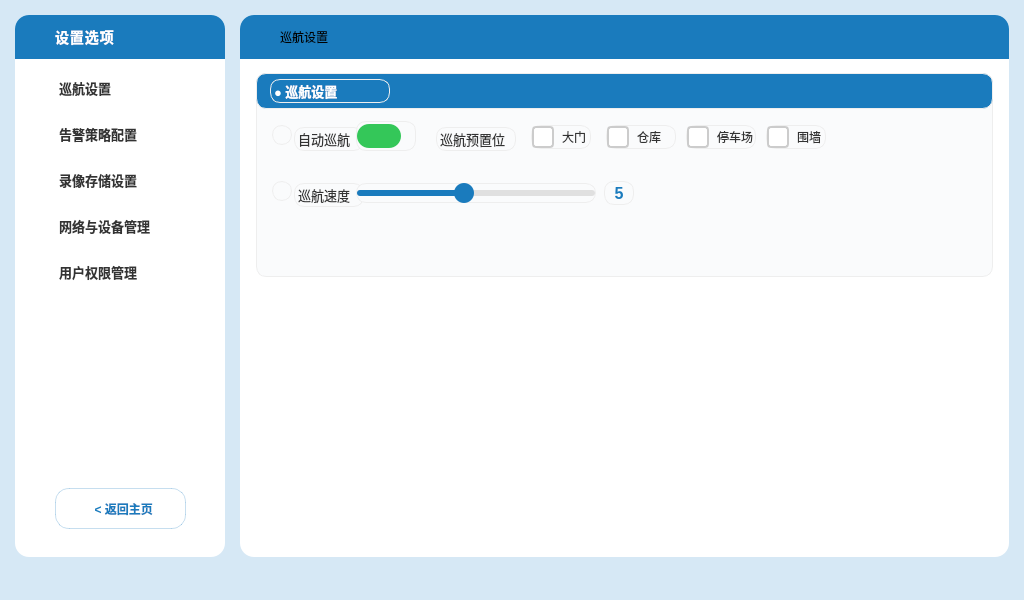
<?xml version="1.0" encoding="UTF-8"?>
<ui version="4.0">
 <class>setup</class>
 <widget class="QWidget" name="setup">
  <property name="geometry">
   <rect>
    <x>0</x>
    <y>0</y>
    <width>1024</width>
    <height>600</height>
   </rect>
  </property>
  <property name="windowTitle">
   <string>模式设置</string>
  </property>
  <property name="styleSheet">
   <string notr="true">
/* 全局 */
QWidget#setup {
    background-color: #d6e8f5;
    border-radius: 16px;
    font-family: &quot;Helvetica Neue&quot;,&quot;PingFang SC&quot;,&quot;Microsoft YaHei&quot;,sans-serif;
}
/* 卡片 */
QFrame#leftCard, QFrame#rightCard {
    background: #ffffff;
    border: none;
    border-radius: 14px;
}
/* 标题栏 */
QWidget#leftTitleBar, QWidget#rightTitleBar {
    background-color: #1a7bbd;
    border-top-left-radius: 14px;
    border-top-right-radius: 14px;
}
QLabel#leftTitleText {
    color: #ffffff; font-size: 14px; font-weight: 600; background: transparent; letter-spacing: 1px;
}
QLabel#rightTitle {
    color: #ffffff; font-size: 13px; font-weight: 600; background: transparent;
}
/* 子模块标题 */
QLabel#moduleTitle {
    color: #333333; font-size: 14px; font-weight: 600; background: transparent;
}
/* 设置项标签 */
QLabel#settingLabel {
    color: #333333; font-size: 13px; font-weight: 500; background: transparent;
}
QLabel#settingDesc {
    color: #888888; font-size: 11px; background: transparent;
}
/* 导航按钮 */
QPushButton#nav1, QPushButton#nav2, QPushButton#nav3, QPushButton#nav4, QPushButton#nav5 {
    background: transparent; border: none; text-align: left;
    font-size: 13px; font-weight: 500; color: #333333; padding-left: 44px;
}
QPushButton#nav1:hover, QPushButton#nav2:hover, QPushButton#nav3:hover,
QPushButton#nav4:hover, QPushButton#nav5:hover { background: #eef4fa; }
/* 复选框 - iOS风格开关 */
QCheckBox {
    spacing: 8px; font-size: 12px; color: #333333;
}
QCheckBox::indicator {
    width: 18px; height: 18px; border-radius: 4px;
    border: 2px solid #cccccc; background: #ffffff;
}
QCheckBox::indicator:checked {
    border: 2px solid #1a7bbd; background: #1a7bbd;
    image: url(:/images/icon_check.svg);
}
/* 开关式复选框 */
QCheckBox#toggleCruise { spacing: 10px; font-size: 13px; color: #333333; }
QCheckBox#toggleCruise::indicator {
    width: 44px; height: 24px; border-radius: 12px;
    border: none; background: #e0e0e0;
}
QCheckBox#toggleCruise::indicator:checked {
    background: #34c759;
}
QCheckBox#toggleCruise::indicator:checked {
    image: url(:/images/icon_toggle_on.svg);
}
/* 滑动条 */
QSlider#speedSlider::groove:horizontal {
    height: 6px; border-radius: 3px; background: #e0e0e0;
}
QSlider#speedSlider::handle:horizontal {
    width: 20px; height: 20px; margin: -7px 0; border-radius: 10px;
    background: #1a7bbd; border: none;
}
QSlider#speedSlider::sub-page:horizontal {
    background: #1a7bbd; border-radius: 3px;
}
/* 下拉框 */
QComboBox {
    background: #f5f5f7; border: 1px solid #e0e0e0; border-radius: 6px;
    padding: 6px 10px; font-size: 12px; color: #333333; min-width: 140px;
}
QComboBox:hover { border-color: #1a7bbd; }
QComboBox::drop-down { border: none; width: 20px; }
/* 时间输入框 */
QTimeEdit {
    background: #f5f5f7; border: 1px solid #e0e0e0; border-radius: 6px;
    padding: 6px 10px; font-size: 12px; color: #333333; min-width: 90px;
}
QTimeEdit:hover { border-color: #1a7bbd; }
/* 保存按钮 */
QPushButton#saveBt {
    background: #1a7bbd; border: none; border-radius: 8px;
    color: #ffffff; font-size: 13px; font-weight: 500; padding: 10px 28px;
}
QPushButton#saveBt:hover { background: #155d94; }
/* 恢复默认 */
QPushButton#resetBt {
    background: #ffffff; border: 1px solid #dddddd; border-radius: 8px;
    color: #888888; font-size: 13px; font-weight: 500; padding: 10px 20px;
}
QPushButton#resetBt:hover { border-color: #bbbbbb; color: #555555; }
/* 返回按钮 */
QPushButton#backBt {
    background: transparent; border: 1px solid rgba(26,123,189,0.25); border-radius: 14px;
    color: #1a7bbd; font-size: 12px; font-weight: 500; text-align: center;
}
QPushButton#backBt:hover { background: rgba(26,123,189,0.06); border-color: rgba(26,123,189,0.5); }
/* 子模块卡片 */
QFrame#subCard {
    background: transparent; border: 1px solid #f0f0f0; border-radius: 10px;
}
   </string>
  </property>
  <widget class="QFrame" name="leftCard">
   <property name="geometry">
    <rect>
     <x>15</x>
     <y>15</y>
     <width>210</width>
     <height>542</height>
    </rect>
   </property>
   <widget class="QWidget" name="leftTitleBar" native="true">
    <property name="geometry">
     <rect>
      <x>0</x>
      <y>0</y>
      <width>210</width>
      <height>44</height>
     </rect>
    </property>
    <widget class="QLabel" name="leftIcon">
     <property name="geometry">
      <rect>
       <x>12</x>
       <y>10</y>
       <width>24</width>
       <height>24</height>
      </rect>
     </property>
     <property name="text">
      <string/>
     </property>
     <property name="pixmap">
      <pixmap resource="images.qrc">:/images/icon_settings.svg</pixmap>
     </property>
     <property name="scaledContents">
      <bool>true</bool>
     </property>
    </widget>
    <widget class="QLabel" name="leftTitleText">
     <property name="geometry">
      <rect>
       <x>40</x>
       <y>6</y>
       <width>160</width>
       <height>32</height>
      </rect>
     </property>
     <property name="text">
      <string>设置选项</string>
     </property>
    </widget>
   </widget>
   <widget class="QPushButton" name="nav1">
    <property name="geometry">
     <rect>
      <x>0</x>
      <y>52</y>
      <width>210</width>
      <height>42</height>
     </rect>
    </property>
    <property name="text">
     <string>巡航设置</string>
    </property>
   </widget>
   <widget class="QPushButton" name="nav2">
    <property name="geometry">
     <rect>
      <x>0</x>
      <y>98</y>
      <width>210</width>
      <height>42</height>
     </rect>
    </property>
    <property name="text">
     <string>告警策略配置</string>
    </property>
   </widget>
   <widget class="QPushButton" name="nav3">
    <property name="geometry">
     <rect>
      <x>0</x>
      <y>144</y>
      <width>210</width>
      <height>42</height>
     </rect>
    </property>
    <property name="text">
     <string>录像存储设置</string>
    </property>
   </widget>
   <widget class="QPushButton" name="nav4">
    <property name="geometry">
     <rect>
      <x>0</x>
      <y>190</y>
      <width>210</width>
      <height>42</height>
     </rect>
    </property>
    <property name="text">
     <string>网络与设备管理</string>
    </property>
   </widget>
   <widget class="QPushButton" name="nav5">
    <property name="geometry">
     <rect>
      <x>0</x>
      <y>236</y>
      <width>210</width>
      <height>42</height>
     </rect>
    </property>
    <property name="text">
     <string>用户权限管理</string>
    </property>
   </widget>
   <widget class="QPushButton" name="backBt">
    <property name="geometry">
     <rect>
      <x>40</x>
      <y>473</y>
      <width>131</width>
      <height>41</height>
     </rect>
    </property>
    <property name="text">
     <string>  &lt; 返回主页</string>
    </property>
   </widget>
  </widget>
  <widget class="QFrame" name="rightCard">
   <property name="geometry">
    <rect>
     <x>240</x>
     <y>15</y>
     <width>769</width>
     <height>542</height>
    </rect>
   </property>
   <widget class="QWidget" name="rightTitleBar" native="true">
    <property name="geometry">
     <rect>
      <x>0</x>
      <y>0</y>
      <width>769</width>
      <height>44</height>
     </rect>
    </property>
    <widget class="QLabel" name="rightIcon">
     <property name="geometry">
      <rect>
       <x>12</x>
       <y>10</y>
       <width>24</width>
       <height>24</height>
      </rect>
     </property>
     <property name="text">
      <string/>
     </property>
     <property name="pixmap">
      <pixmap resource="images.qrc">:/images/icon_settings.svg</pixmap>
     </property>
     <property name="scaledContents">
      <bool>true</bool>
     </property>
    </widget>
    <widget class="QLabel" name="rightTitleText">
     <property name="geometry">
      <rect>
       <x>40</x>
       <y>6</y>
       <width>200</width>
       <height>32</height>
      </rect>
     </property>
     <property name="text">
      <string>巡航设置</string>
     </property>
    </widget>
   </widget>
   <widget class="QStackedWidget" name="contentStack">
    <property name="geometry">
     <rect>
      <x>0</x>
      <y>44</y>
      <width>769</width>
      <height>498</height>
     </rect>
    </property>
    <property name="currentIndex">
     <number>0</number>
    </property>
    <widget class="QWidget" name="pageCruise">
     <widget class="QFrame" name="cruiseCard">
      <property name="geometry">
       <rect>
        <x>16</x>
        <y>14</y>
        <width>737</width>
        <height>204</height>
       </rect>
      </property>
      <property name="styleSheet">
       <string notr="true">background: #fafbfc; border: 1px solid #eeeeee; border-radius: 10px;</string>
      </property>
      <widget class="QWidget" name="cruiseTitleBar" native="true">
       <property name="geometry">
        <rect>
         <x>0</x>
         <y>0</y>
         <width>737</width>
         <height>36</height>
        </rect>
       </property>
       <property name="styleSheet">
        <string notr="true">background-color: #1a7bbd; border-top-left-radius: 10px; border-top-right-radius: 10px;</string>
       </property>
       <widget class="QLabel" name="cruiseTitle">
        <property name="geometry">
         <rect>
          <x>14</x>
          <y>6</y>
          <width>120</width>
          <height>24</height>
         </rect>
        </property>
        <property name="styleSheet">
         <string notr="true">color: #ffffff; font-size: 13px; font-weight: 600; background: transparent;</string>
        </property>
        <property name="text">
         <string>● 巡航设置</string>
        </property>
       </widget>
      </widget>
      <widget class="QLabel" name="cruiseIcon">
       <property name="geometry">
        <rect>
         <x>16</x>
         <y>52</y>
         <width>20</width>
         <height>20</height>
        </rect>
       </property>
       <property name="text">
        <string/>
       </property>
       <property name="pixmap">
        <pixmap resource="images.qrc">:/images/icon_target.svg</pixmap>
       </property>
       <property name="scaledContents">
        <bool>true</bool>
       </property>
      </widget>
      <widget class="QLabel" name="cruiseLabel">
       <property name="geometry">
        <rect>
         <x>38</x>
         <y>54</y>
         <width>70</width>
         <height>24</height>
        </rect>
       </property>
       <property name="styleSheet">
        <string notr="true">color: #333; font-size: 13px; background: transparent;</string>
       </property>
       <property name="text">
        <string>自动巡航</string>
       </property>
      </widget>
      <widget class="QCheckBox" name="toggleCruise">
       <property name="geometry">
        <rect>
         <x>100</x>
         <y>48</y>
         <width>60</width>
         <height>30</height>
        </rect>
       </property>
       <property name="text">
        <string/>
       </property>
       <property name="checked">
        <bool>true</bool>
       </property>
      </widget>
      <widget class="QLabel" name="presetLabel">
       <property name="geometry">
        <rect>
         <x>180</x>
         <y>54</y>
         <width>80</width>
         <height>24</height>
        </rect>
       </property>
       <property name="styleSheet">
        <string notr="true">color: #333; font-size: 13px; background: transparent;</string>
       </property>
       <property name="text">
        <string>巡航预置位</string>
       </property>
      </widget>
      <widget class="QCheckBox" name="ckDoor">
       <property name="geometry">
        <rect>
         <x>275</x>
         <y>52</y>
         <width>60</width>
         <height>24</height>
        </rect>
       </property>
       <property name="text">
        <string>大门</string>
       </property>
       <property name="checked">
        <bool>true</bool>
       </property>
      </widget>
      <widget class="QCheckBox" name="ckWarehouse">
       <property name="geometry">
        <rect>
         <x>350</x>
         <y>52</y>
         <width>70</width>
         <height>24</height>
        </rect>
       </property>
       <property name="text">
        <string>仓库</string>
       </property>
       <property name="checked">
        <bool>true</bool>
       </property>
      </widget>
      <widget class="QCheckBox" name="ckParking">
       <property name="geometry">
        <rect>
         <x>430</x>
         <y>52</y>
         <width>70</width>
         <height>24</height>
        </rect>
       </property>
       <property name="text">
        <string>停车场</string>
       </property>
      </widget>
      <widget class="QCheckBox" name="ckWall">
       <property name="geometry">
        <rect>
         <x>510</x>
         <y>52</y>
         <width>60</width>
         <height>24</height>
        </rect>
       </property>
       <property name="text">
        <string>围墙</string>
       </property>
      </widget>
      <widget class="QLabel" name="speedIcon">
       <property name="geometry">
        <rect>
         <x>16</x>
         <y>108</y>
         <width>20</width>
         <height>20</height>
        </rect>
       </property>
       <property name="text">
        <string/>
       </property>
       <property name="pixmap">
        <pixmap resource="images.qrc">:/images/icon_speed.svg</pixmap>
       </property>
       <property name="scaledContents">
        <bool>true</bool>
       </property>
      </widget>
      <widget class="QLabel" name="speedLabel">
       <property name="geometry">
        <rect>
         <x>38</x>
         <y>110</y>
         <width>70</width>
         <height>24</height>
        </rect>
       </property>
       <property name="styleSheet">
        <string notr="true">color: #333; font-size: 13px; background: transparent;</string>
       </property>
       <property name="text">
        <string>巡航速度</string>
       </property>
      </widget>
      <widget class="QSlider" name="speedSlider">
       <property name="geometry">
        <rect>
         <x>100</x>
         <y>110</y>
         <width>240</width>
         <height>20</height>
        </rect>
       </property>
       <property name="minimum">
        <number>1</number>
       </property>
       <property name="maximum">
        <number>10</number>
       </property>
       <property name="value">
        <number>5</number>
       </property>
       <property name="orientation">
        <enum>Qt::Horizontal</enum>
       </property>
      </widget>
      <widget class="QLabel" name="speedVal">
       <property name="geometry">
        <rect>
         <x>348</x>
         <y>108</y>
         <width>30</width>
         <height>24</height>
        </rect>
       </property>
       <property name="styleSheet">
        <string notr="true">color: #1a7bbd; font-size: 16px; font-weight: bold; background: transparent;</string>
       </property>
       <property name="text">
        <string>5</string>
       </property>
       <property name="alignment">
        <set>Qt::AlignCenter</set>
       </property>
      </widget>
     </widget>
    </widget>
    <widget class="QWidget" name="pageAlarm">
     <widget class="QFrame" name="alarmCard">
      <property name="geometry">
       <rect>
        <x>16</x>
        <y>14</y>
        <width>737</width>
        <height>270</height>
       </rect>
      </property>
      <property name="styleSheet">
       <string notr="true">background: #fafbfc; border: 1px solid #eeeeee; border-radius: 10px;</string>
      </property>
      <widget class="QWidget" name="alarmTitleBar" native="true">
       <property name="geometry">
        <rect>
         <x>0</x>
         <y>0</y>
         <width>737</width>
         <height>36</height>
        </rect>
       </property>
       <property name="styleSheet">
        <string notr="true">background-color: #1a7bbd; border-top-left-radius: 10px; border-top-right-radius: 10px;</string>
       </property>
       <widget class="QLabel" name="alarmTitle">
        <property name="geometry">
         <rect>
          <x>14</x>
          <y>6</y>
          <width>160</width>
          <height>24</height>
         </rect>
        </property>
        <property name="styleSheet">
         <string notr="true">color: #ffffff; font-size: 13px; font-weight: 600; background: transparent;</string>
        </property>
        <property name="text">
         <string>告警策略配置</string>
        </property>
       </widget>
      </widget>
      <widget class="QCheckBox" name="ckMotion">
       <property name="geometry">
        <rect>
         <x>24</x>
         <y>52</y>
         <width>100</width>
         <height>24</height>
        </rect>
       </property>
       <property name="text">
        <string>移动侦测</string>
       </property>
       <property name="checked">
        <bool>true</bool>
       </property>
      </widget>
      <widget class="QCheckBox" name="ckCover">
       <property name="geometry">
        <rect>
         <x>24</x>
         <y>84</y>
         <width>100</width>
         <height>24</height>
        </rect>
       </property>
       <property name="text">
        <string>画面遮挡</string>
       </property>
       <property name="checked">
        <bool>true</bool>
       </property>
      </widget>
      <widget class="QCheckBox" name="ckIntrude">
       <property name="geometry">
        <rect>
         <x>260</x>
         <y>52</y>
         <width>100</width>
         <height>24</height>
        </rect>
       </property>
       <property name="text">
        <string>区域入侵</string>
       </property>
       <property name="checked">
        <bool>true</bool>
       </property>
      </widget>
      <widget class="QCheckBox" name="ckStorage">
       <property name="geometry">
        <rect>
         <x>260</x>
         <y>84</y>
         <width>130</width>
         <height>24</height>
        </rect>
       </property>
       <property name="text">
        <string>存储空间不足</string>
       </property>
       <property name="checked">
        <bool>true</bool>
       </property>
      </widget>
      <widget class="QCheckBox" name="ckFace">
       <property name="geometry">
        <rect>
         <x>500</x>
         <y>52</y>
         <width>120</width>
         <height>24</height>
        </rect>
       </property>
       <property name="text">
        <string>人脸识别异常</string>
       </property>
       <property name="checked">
        <bool>true</bool>
       </property>
      </widget>
      <widget class="QLabel" name="linkIcon">
       <property name="geometry">
        <rect>
         <x>20</x>
         <y>130</y>
         <width>20</width>
         <height>20</height>
        </rect>
       </property>
       <property name="text">
        <string/>
       </property>
       <property name="pixmap">
        <pixmap resource="images.qrc">:/images/icon_bell.svg</pixmap>
       </property>
       <property name="scaledContents">
        <bool>true</bool>
       </property>
      </widget>
      <widget class="QLabel" name="linkLabel">
       <property name="geometry">
        <rect>
         <x>42</x>
         <y>132</y>
         <width>80</width>
         <height>24</height>
        </rect>
       </property>
       <property name="styleSheet">
        <string notr="true">color: #333; font-size: 13px; background: transparent;</string>
       </property>
       <property name="text">
        <string>告警联动</string>
       </property>
      </widget>
      <widget class="QComboBox" name="linkCombo">
       <property name="geometry">
        <rect>
         <x>120</x>
         <y>128</y>
         <width>162</width>
         <height>30</height>
        </rect>
       </property>
       <item>
        <property name="text">
         <string>弹窗 + 声音</string>
        </property>
       </item>
       <item>
        <property name="text">
         <string>仅弹窗</string>
        </property>
       </item>
       <item>
        <property name="text">
         <string>仅声音</string>
        </property>
       </item>
       <item>
        <property name="text">
         <string>不联动</string>
        </property>
       </item>
      </widget>
      <widget class="QLabel" name="timeIcon">
       <property name="geometry">
        <rect>
         <x>336</x>
         <y>130</y>
         <width>20</width>
         <height>20</height>
        </rect>
       </property>
       <property name="text">
        <string/>
       </property>
       <property name="pixmap">
        <pixmap resource="images.qrc">:/images/icon_clock.svg</pixmap>
       </property>
       <property name="scaledContents">
        <bool>true</bool>
       </property>
      </widget>
      <widget class="QLabel" name="timeLabel">
       <property name="geometry">
        <rect>
         <x>358</x>
         <y>132</y>
         <width>100</width>
         <height>24</height>
        </rect>
       </property>
       <property name="styleSheet">
        <string notr="true">color: #333; font-size: 13px; background: transparent;</string>
       </property>
       <property name="text">
        <string>布防时间段</string>
       </property>
      </widget>
      <widget class="QTimeEdit" name="timeStart">
       <property name="geometry">
        <rect>
         <x>450</x>
         <y>126</y>
         <width>112</width>
         <height>30</height>
        </rect>
       </property>
       <property name="displayFormat">
        <string>HH:mm</string>
       </property>
       <property name="time">
        <time>
         <hour>0</hour>
         <minute>0</minute>
         <second>0</second>
        </time>
       </property>
      </widget>
      <widget class="QLabel" name="toLabel">
       <property name="geometry">
        <rect>
         <x>556</x>
         <y>130</y>
         <width>20</width>
         <height>24</height>
        </rect>
       </property>
       <property name="styleSheet">
        <string notr="true">color: #888; font-size: 12px; background: transparent;</string>
       </property>
       <property name="text">
        <string>至</string>
       </property>
       <property name="alignment">
        <set>Qt::AlignCenter</set>
       </property>
      </widget>
      <widget class="QTimeEdit" name="timeEnd">
       <property name="geometry">
        <rect>
         <x>580</x>
         <y>126</y>
         <width>112</width>
         <height>30</height>
        </rect>
       </property>
       <property name="displayFormat">
        <string>HH:mm</string>
       </property>
       <property name="time">
        <time>
         <hour>0</hour>
         <minute>0</minute>
         <second>0</second>
        </time>
       </property>
      </widget>
     </widget>
     <widget class="QPushButton" name="resetBt">
      <property name="geometry">
       <rect>
        <x>510</x>
        <y>496</y>
        <width>110</width>
        <height>34</height>
       </rect>
      </property>
      <property name="text">
       <string>  恢复默认</string>
      </property>
      <property name="icon">
       <iconset resource="images.qrc">
        <normaloff>:/images/icon_undo.svg</normaloff>:/images/icon_undo.svg</iconset>
      </property>
      <property name="iconSize">
       <size>
        <width>16</width>
        <height>16</height>
       </size>
      </property>
     </widget>
     <widget class="QPushButton" name="saveBt">
      <property name="geometry">
       <rect>
        <x>628</x>
        <y>496</y>
        <width>110</width>
        <height>34</height>
       </rect>
      </property>
      <property name="text">
       <string>  保存设置</string>
      </property>
      <property name="icon">
       <iconset resource="images.qrc">
        <normaloff>:/images/icon_save.svg</normaloff>:/images/icon_save.svg</iconset>
      </property>
      <property name="iconSize">
       <size>
        <width>16</width>
        <height>16</height>
       </size>
      </property>
     </widget>
    </widget>
    <widget class="QWidget" name="pageRecord">
     <widget class="QLabel" name="recordPlaceholder">
      <property name="geometry">
       <rect>
        <x>30</x>
        <y>200</y>
        <width>709</width>
        <height>60</height>
       </rect>
      </property>
      <property name="styleSheet">
       <string notr="true">color: #999999; font-size: 14px; background: transparent;</string>
      </property>
      <property name="text">
       <string>录像存储设置</string>
      </property>
      <property name="alignment">
       <set>Qt::AlignCenter</set>
      </property>
     </widget>
    </widget>
    <widget class="QWidget" name="pageNetwork">
     <widget class="QLabel" name="netPlaceholder">
      <property name="geometry">
       <rect>
        <x>30</x>
        <y>200</y>
        <width>709</width>
        <height>60</height>
       </rect>
      </property>
      <property name="styleSheet">
       <string notr="true">color: #999999; font-size: 14px; background: transparent;</string>
      </property>
      <property name="text">
       <string>网络与设备管理</string>
      </property>
      <property name="alignment">
       <set>Qt::AlignCenter</set>
      </property>
     </widget>
    </widget>
    <widget class="QWidget" name="pageUser">
     <widget class="QLabel" name="userPlaceholder">
      <property name="geometry">
       <rect>
        <x>30</x>
        <y>200</y>
        <width>709</width>
        <height>60</height>
       </rect>
      </property>
      <property name="styleSheet">
       <string notr="true">color: #999999; font-size: 14px; background: transparent;</string>
      </property>
      <property name="text">
       <string>用户权限管理</string>
      </property>
      <property name="alignment">
       <set>Qt::AlignCenter</set>
      </property>
     </widget>
    </widget>
   </widget>
  </widget>
 </widget>
 <layoutdefault spacing="6" margin="11"/>
 <resources>
  <include location="images.qrc"/>
 </resources>
 <connections/>
</ui>
